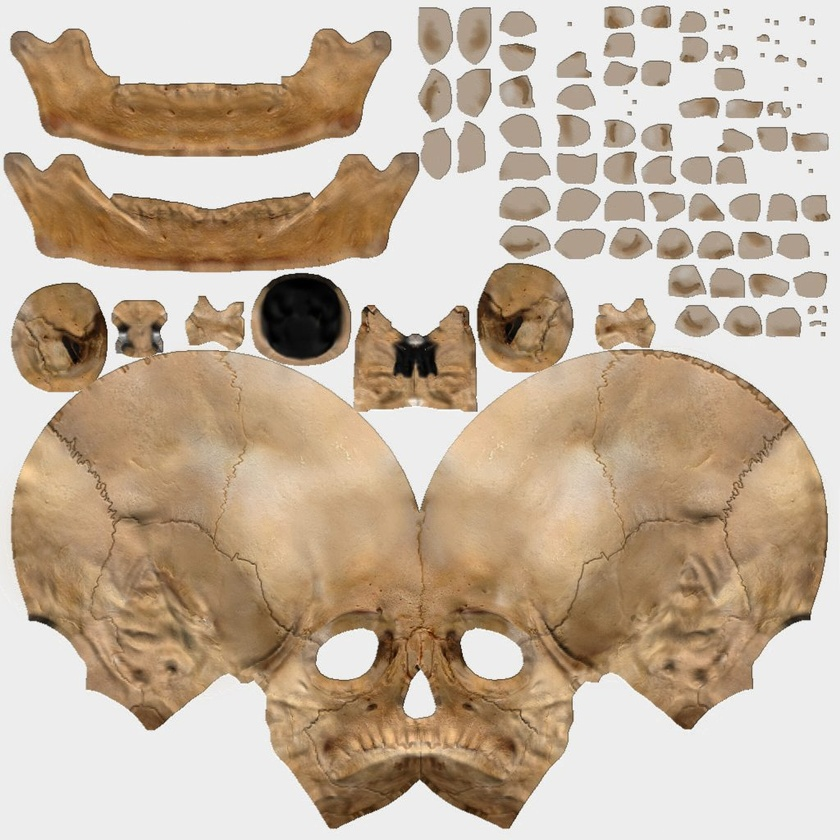
#> input picture AR_project/textures/texture.jpg, 840 x 840 px, shrunk from 1024 x 1024 before the run; its folder holds only this picture in this run
$ python -i cam_capture_old.py   (imports and definitions only)
#> lines starting #> are read from the running program, lines starting #| are printed output that depends on the picture
#> further down, picture is the input picture: shape (840, 840, 3); mean B, G, R 156, 176.4, 195
import cv2
import flask
import numpy as np
import datetime
import os
from flask import Response, request

# [2 lines not run here, left out]

# Variables pour la détection de mouvement
motion_detected = False
last_frame = None
motion_threshold = 1000  # Seuil de sensibilité (à ajuster)
capture_count = 0
MAX_CAPTURES = 200  # Nombre maximum de captures à conserver

# Créer le dossier de captures s'il n'existe pas
# [2 lines not run here, left out]

def detect_motion(current_frame):
    global last_frame, motion_detected

    # Conversion en niveaux de gris et flou
    gray = cv2.cvtColor(current_frame, cv2.COLOR_BGR2GRAY)
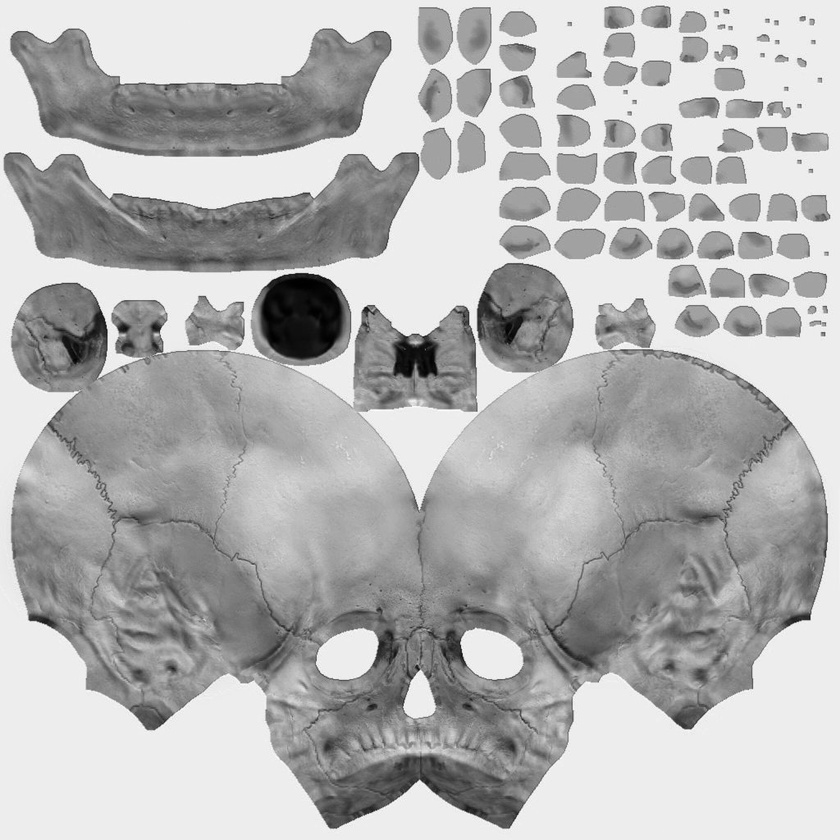
#> gray: shape (840, 840); min 0, max 255, mean 179.6
    gray = cv2.GaussianBlur(gray, (21, 21), 0)
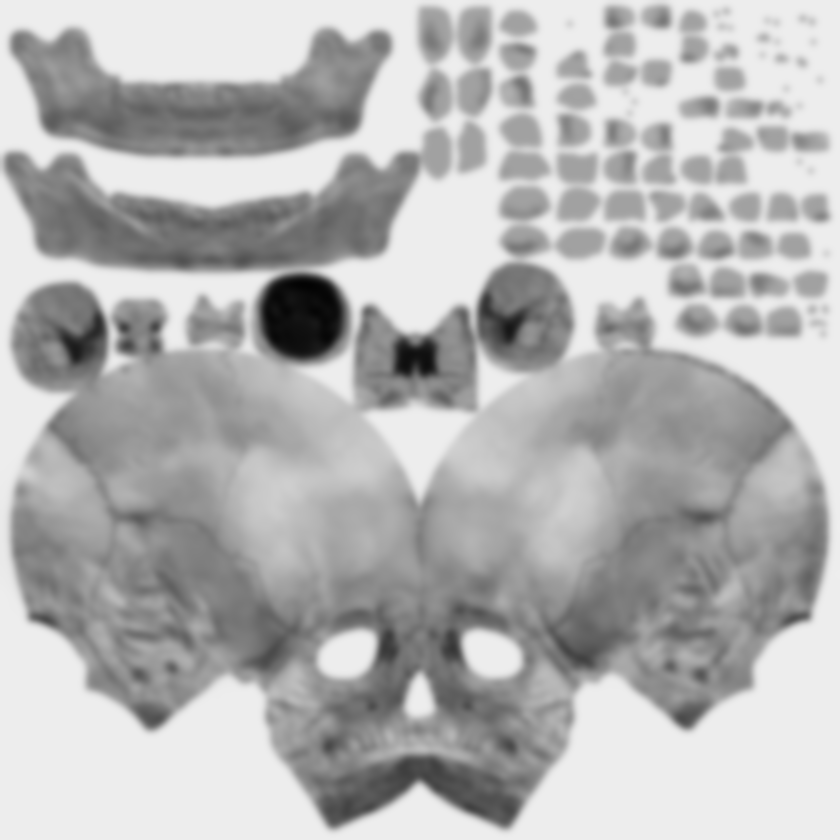
#> gray: shape (840, 840); min 3, max 238, mean 179.6

    if last_frame is None:
        last_frame = gray
        return False, current_frame

    # Calcul de la différence entre les frames
    frame_diff = cv2.absdiff(last_frame, gray)
    thresh = cv2.threshold(frame_diff, 25, 255, cv2.THRESH_BINARY)[1]
    thresh = cv2.dilate(thresh, None, iterations=2)

    # Trouver les contours
    contours, _ = cv2.findContours(thresh.copy(), cv2.RETR_EXTERNAL, cv2.CHAIN_APPROX_SIMPLE)

    motion_detected = False
    output_frame = current_frame.copy()

    for contour in contours:
        if cv2.contourArea(contour) > motion_threshold:
            motion_detected = True
            # Dessiner le rectangle autour du mouvement
            (x, y, w, h) = cv2.boundingRect(contour)
            cv2.rectangle(output_frame, (x, y), (x + w, y + h), (0, 255, 0), 2)
            cv2.putText(output_frame, "MOTION DETECTED", (10, 30),
                       cv2.FONT_HERSHEY_SIMPLEX, 1, (0, 0, 255), 2)

    last_frame = gray
    return motion_detected, output_frame

# [86 lines left out: functions save_capture, generate_frames, video_feed, index, manual_capture, list_captures, not called in this run]

# [3 lines that did not run here, left out]

# [10 lines that did not run here, left out]

# [18 lines that did not run here, left out]

# [5 lines not run here, left out]

>>> import cv2
>>> picture = cv2.imread('../../AR_project/textures/texture.jpg')
>>> result = detect_motion(picture)
